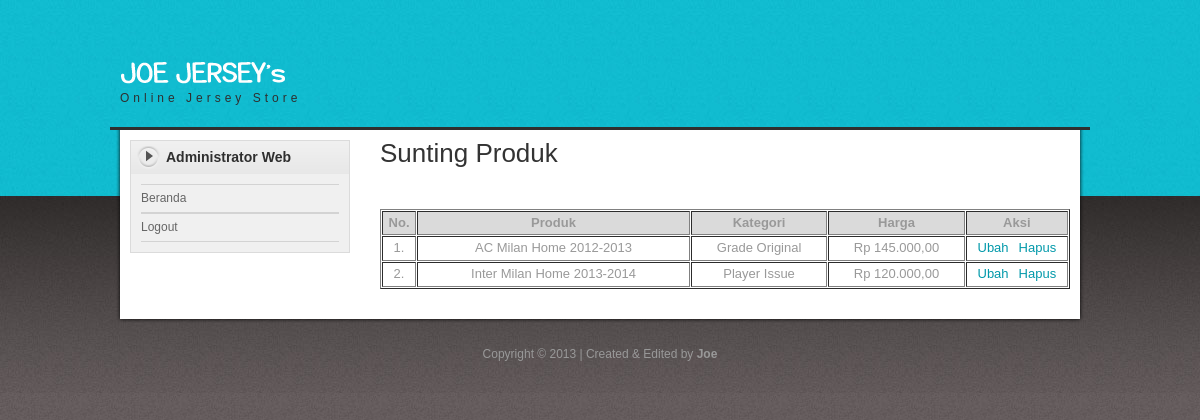
The app's page /sunting_produk.php (signed in) with its own data.
### tables this page shows
CREATE TABLE `tabel_produk` (
  `id_produk` int(10) NOT NULL auto_increment,
  `nama_produk` varchar(50) NOT NULL,
  `kategori` varchar(50) NOT NULL,
  `harga_produk` varchar(10) NOT NULL,
  `foto_produk` varchar(50) NOT NULL,
  PRIMARY KEY  (`id_produk`)
);

### sunting_produk.php (the view, shortened to what this page needs)
<?php session_start();
	if(session_is_registered('username')){
?>
<!DOCTYPE html PUBLIC "-//W3C//DTD XHTML 1.0 Transitional//EN" "http://www.w3.org/TR/xhtml1/DTD/xhtml1-transitional.dtd">
<html xmlns="http://www.w3.org/1999/xhtml">
<head>
<link href="templatemo_style.css" rel="stylesheet" type="text/css" />
<link rel="stylesheet" href="nivo-slider.css" type="text/css" media="screen" />
<link rel="stylesheet" type="text/css" href="css/ddsmoothmenu.css" />
</head>
<body>
	<div id="templatemo_body_wrapper">
		<div id="templatemo_wrapper">
			<div id="templatemo_header">
				<div id="site_title"><h1><a href="beranda_admin.php">Online Jersey Store</a></h1></div>
			</div>
			<div id="templatemo_main">
				<?php include "sidebar_admin.php";?>
				<div id="content" class="float_r">
					<h2>Sunting Produk</h2>
					<table width="100%" border="1" cellpadding="3" cellspacing="1">
						<tr>
							<th width="5%" align="center" bgcolor="#dadada"><font size="2">No.</font></th>
							<th width="40%" align="center" bgcolor="#dadada"><font size="2">Produk</font></th>
							<th width="20%" align="center" bgcolor="#dadada"><font size="2">Kategori</font></th>
							<th width="20%" align="center" bgcolor="#dadada"><font size="2">Harga</font></th>
							<th width="15%" align="center" bgcolor="#dadada"><font size="2">Aksi</font></th>
						</tr><br>
						<?php
							$sql = mysql_query("SELECT * FROM tabel_produk order by id_produk asc");
							while($row = mysql_fetch_array($sql)){
						?>
						<tr>
							<td align="center"><font size="2"><?php echo $c=$c+1;?>.</font></td>
							<td align="center"><font size="2"><?php echo $row['nama_produk'];?></font></td>
							<td align="center"><font size="2"><?php echo $row['kategori'];?></font></td>
							<td align="center"><font size="2">Rp <?php echo $row['harga_produk'];?>,00</font></td>
							<td align="center">
							<a href="produk_ubah.php?id_produk=<?php echo $row['id_produk']; ?>"><font size="2">Ubah</font></a>&nbsp;&nbsp;
							<a href="produk_hapus.php?id_produk=<?php echo $row['id_produk']; ?>" onclick="return confirm('Apakah anda yakin akan menghapus produk ini ?')"><font size="2">Hapus</font></a></td>
						</tr>
						<?php
						}
						?>
					</table>
					<br>
				</div>
			</div>
			<div id="templatemo_footer">
				Copyright © 2013 | Created & Edited by <b>Joe</b>
			</div>
		</div>
	</div>
</body>
</html>
<?php
	}else{
		echo "<script>window.location='index.php'</script>";
	}
?>

### templatemo_style.css (style rules this page uses)
body { margin: 0; padding: 0; color: #999; font-family: Tahoma, Geneva, sans-serif; font-size: 12px; line-height: 1.4em; background-color: #665f5f; background-repeat: repeat; background-image: url(images/templatemo_body.jpg) }
a, a:link, a:visited { color: #0299aa; font-weight: normal; text-decoration: none }
h1, h2, h3, h4, h5, h6 { color: #333; font-weight: normal; }
h1 { font-size: 30px; margin: 0 0 30px; padding: 5px 0 }
h2 { font-size: 26px; margin: 0 0 25px; padding: 5px 0 }
.float_r { float: right }
#templatemo_body_wrapper { width: 100%; background: url(images/templatemo_body_top.jpg) repeat-x top }
#templatemo_wrapper { width: 980px; margin: 0 auto; }
#templatemo_header { width: 960px; height: 70px; padding: 30px 10px; background: url(images/templatemo_header_bg.png) no-repeat bottom; }
#templatemo_main { width: 940px; padding: 10px 20px; background: url(images/templatemo_main_bg.png) repeat-y }
#content { width: 690px }
#templatemo_footer { width: 960px; padding: 30px 10px; text-align: center; background: url(images/templatemo_footer.png) no-repeat top }
#site_title { float: left; margin-top: 30px; }
#site_title h1 { margin: 0; padding: 0 }
#site_title h1 a { display: block; width: 300px; height: 40px; padding-top: 30px; font-size: 12px; letter-spacing: 4px; color: #2f2f2f; text-align: left; background: url(images/templatemo_logo.png) no-repeat top left }
#templatemo_footer { color: #999 }

### records on screen
tabel_produk: nama_produk "AC Milan Home 2012-2013", kategori "Grade Original", harga_produk "145.000"
tabel_produk: c "2", nama_produk "Inter Milan Home 2013-2014", kategori "Player Issue", harga_produk "120.000"

### other values on screen
$_SESSION['nama'] "Administrator Web"
